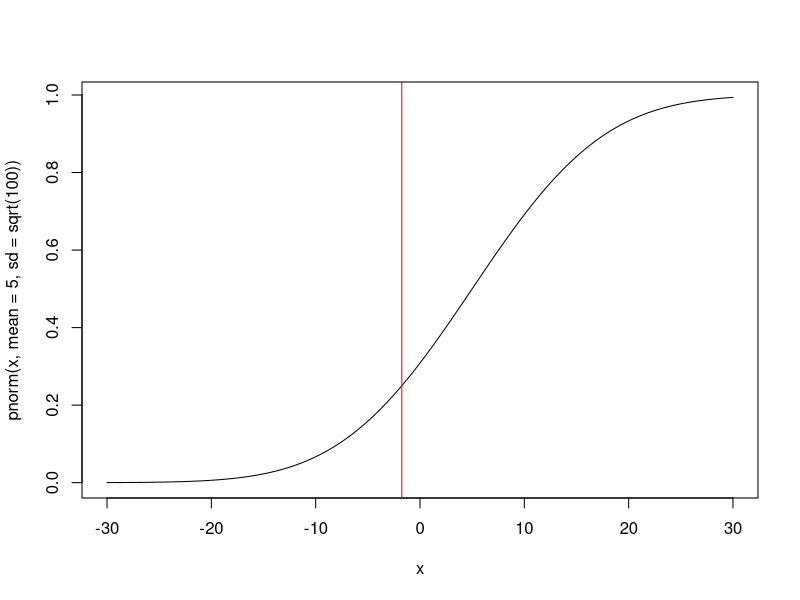
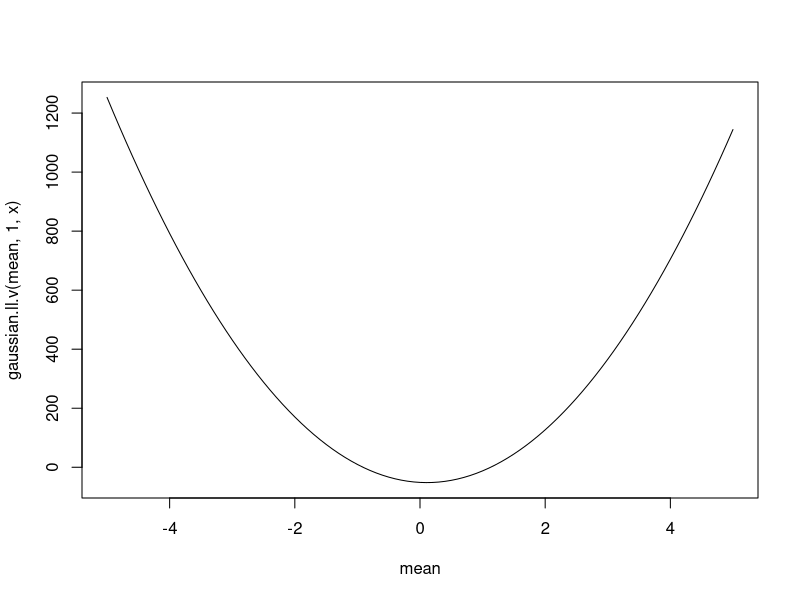

These figures' R source, in order: (Note: this script raises an error after producing the figures.)
## ---- chunk 1
#' computes the cumulative distribution function for a Gaussian random variable using integrate 
#'
#' @param x a vector
#' @param mean the mean with default value of 0
#' @param var the variance with default value of 1
#'
#' @return returns the cumulative distribution function evaluated at all of the values in x 


pgauss <- function(x, mean = 0, var = 1){
  cdf <- rep(0, length(x))
  for (i in 1:length(x)){
    cdf[i] <- integrate(f = function(x) dnorm(x, mean = mean, sd = sqrt(var)), lower = -Inf, upper = x[i])[[1]]
  }
  return(cdf)
}
## ---- chunk 2
pgauss(3,1,2)
pnorm(3, mean = 1, sd = sqrt(2))
## ---- chunk 3
curve(pnorm(x, mean = 5, sd = sqrt(100)), from = -30, to = 30)
abline(v=qnorm(0.25, mean=5, sd=sqrt(100)), col='red')
## ---- chunk 4
#' computes the quantile function for a Gaussian random variable 
#'
#' @param q a vector 
#' @param mean the mean with a default value of 0
#' @param var the variance with a default value of 1
#'
#' @return returns the quantile function evaluated at all of the values in q


qgauss <- function(q, mean = 0, var = 1){
  quant.function <- rep(0, length(q))
  for (i in 1:length(q)){
    f <- function(x) pgauss(x, mean, var) - q[i]
    quant.function[i] <- uniroot(f, c(mean - 3*sqrt(var), mean+3*sqrt(var)))[[1]]
  }
  return(quant.function)
  
}

## ---- chunk 5
qgauss(0.25, 5, 100)
qnorm(0.25, mean = 5, sd = sqrt(100))
## ---- chunk 6
#' computes the log-likelihood for a Gaussian random sample
#' 
#' @param mean the presumed mean 
#' @param var the assumed variance 
#' @param data a vector containing the sample x1 to xn
#' 
#' @return returns the log-likelihood of data 


gaussian.ll <- function(mean, var, data){
  log.likelihood <- (-((length(data)/2)*log(2*pi*var)))-(-(1/(2*var))*sum((data-mean)^2))
return(log.likelihood)
}

## ---- chunk 7
gaussian.ll.v <- Vectorize(gaussian.ll, vectorize.args = 'mean')
## ---- chunk 8
set.seed(1)

x <- rnorm(100, mean = 0, sd = 1)
curve(gaussian.ll.v(mean, 1, x), from=-5, to=5, xname = 'mean')
## ---- chunk 9
optimize(f = gaussian.ll.v, var=1, data = X, interval = c(-10, 10), maximum=TRUE)

mean(X)
## ---- chunk 10
curve(gaussian.ll.v(mean, 1, x), from=-5, to=5, xname = 'mean')
abline(h=-9.999)
## ---- chunk 11
mean(X)
